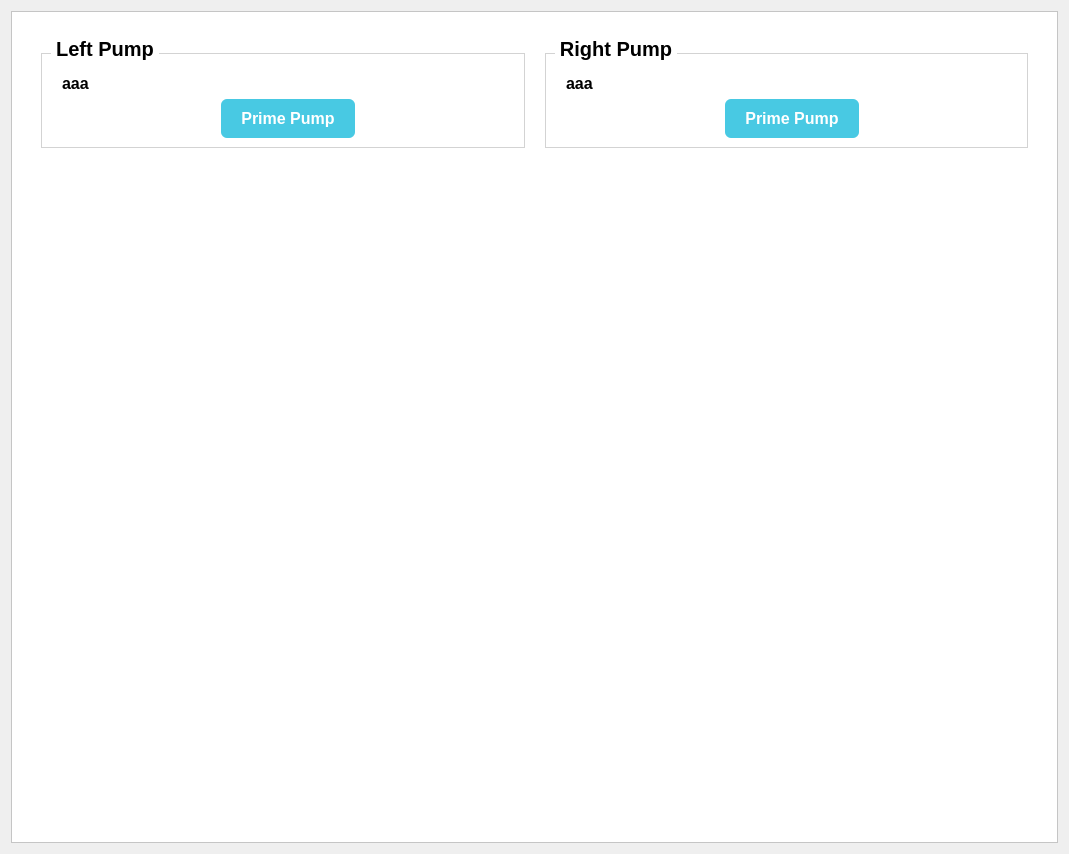
<?xml version="1.0" encoding="UTF-8"?>
<ui version="4.0">
 <class>Form</class>
 <widget class="QWidget" name="Form">
  <property name="geometry">
   <rect>
    <x>0</x>
    <y>0</y>
    <width>1069</width>
    <height>854</height>
   </rect>
  </property>
  <property name="windowTitle">
   <string>Form</string>
  </property>
  <layout class="QVBoxLayout" name="verticalLayout">
   <item>
    <widget class="QFrame" name="primePumpFrame">
     <property name="styleSheet">
      <string notr="true">background:#ffffff;
font-family:Nirmala UI;</string>
     </property>
     <property name="frameShape">
      <enum>QFrame::StyledPanel</enum>
     </property>
     <property name="frameShadow">
      <enum>QFrame::Raised</enum>
     </property>
     <layout class="QVBoxLayout" name="verticalLayout_13">
      <item>
       <layout class="QGridLayout" name="gridLayout_14">
        <property name="leftMargin">
         <number>20</number>
        </property>
        <property name="topMargin">
         <number>20</number>
        </property>
        <property name="rightMargin">
         <number>20</number>
        </property>
        <property name="bottomMargin">
         <number>10</number>
        </property>
        <property name="horizontalSpacing">
         <number>20</number>
        </property>
        <property name="verticalSpacing">
         <number>6</number>
        </property>
        <item row="0" column="1">
         <widget class="QGroupBox" name="FAB_11">
          <property name="sizePolicy">
           <sizepolicy hsizetype="Preferred" vsizetype="Maximum">
            <horstretch>0</horstretch>
            <verstretch>0</verstretch>
           </sizepolicy>
          </property>
          <property name="font">
           <font>
            <family>Nirmala UI</family>
            <pointsize>15</pointsize>
            <weight>87</weight>
            <bold>true</bold>
           </font>
          </property>
          <property name="styleSheet">
           <string notr="true">QGroupBox{
border:1px solid lightgrey;
font-weight: 700;
padding:10px 0px 0px 0px;
margin-top:12px;
font-family:Nirmala UI;
font-size:15pt
}
QGroupBox:title{
subcontrol-origin: margin;
left: 10px;
top:-4px;
margin:0px 2px 0px 2px
}
</string>
          </property>
          <property name="title">
           <string>Right Pump</string>
          </property>
          <property name="alignment">
           <set>Qt::AlignLeading|Qt::AlignLeft|Qt::AlignTop</set>
          </property>
          <property name="flat">
           <bool>false</bool>
          </property>
          <property name="checkable">
           <bool>false</bool>
          </property>
          <layout class="QVBoxLayout" name="verticalLayout_43">
           <property name="spacing">
            <number>6</number>
           </property>
           <property name="leftMargin">
            <number>20</number>
           </property>
           <property name="topMargin">
            <number>9</number>
           </property>
           <property name="bottomMargin">
            <number>9</number>
           </property>
           <item>
            <layout class="QHBoxLayout" name="horizontalLayout_47">
             <property name="spacing">
              <number>2</number>
             </property>
             <item alignment="Qt::AlignLeft">
              <widget class="QLabel" name="drugNameRightPrime">
               <property name="styleSheet">
                <string notr="true">font-weight:700;
font-size:12pt</string>
               </property>
               <property name="text">
                <string>aaa</string>
               </property>
              </widget>
             </item>
             <item>
              <spacer name="horizontalSpacer_17">
               <property name="orientation">
                <enum>Qt::Horizontal</enum>
               </property>
               <property name="sizeHint" stdset="0">
                <size>
                 <width>40</width>
                 <height>20</height>
                </size>
               </property>
              </spacer>
             </item>
            </layout>
           </item>
           <item alignment="Qt::AlignHCenter">
            <widget class="QPushButton" name="btnPrimePumpRightPrime">
             <property name="cursor">
              <cursorShape>PointingHandCursor</cursorShape>
             </property>
             <property name="styleSheet">
              <string notr="true">padding:10px 20px;
border:none;
background:#48C9E3;
color:white;
border-radius:6%;
font-size:12pt;
font-weight:700</string>
             </property>
             <property name="text">
              <string>Prime Pump</string>
             </property>
            </widget>
           </item>
          </layout>
         </widget>
        </item>
        <item row="0" column="0">
         <widget class="QGroupBox" name="FAB_10">
          <property name="sizePolicy">
           <sizepolicy hsizetype="Preferred" vsizetype="Maximum">
            <horstretch>0</horstretch>
            <verstretch>0</verstretch>
           </sizepolicy>
          </property>
          <property name="font">
           <font>
            <family>Nirmala UI</family>
            <pointsize>15</pointsize>
            <weight>87</weight>
            <bold>true</bold>
           </font>
          </property>
          <property name="styleSheet">
           <string notr="true">QGroupBox{
border:1px solid lightgrey;
font-weight: 700;
padding:10px 0px 0px 0px;
margin-top:12px;
font-family:Nirmala UI;
font-size:15pt
}
QGroupBox:title{
subcontrol-origin: margin;
left: 10px;
top:-4px;
margin:0px 2px 0px 2px
}
</string>
          </property>
          <property name="title">
           <string>Left Pump</string>
          </property>
          <property name="alignment">
           <set>Qt::AlignLeading|Qt::AlignLeft|Qt::AlignTop</set>
          </property>
          <property name="flat">
           <bool>false</bool>
          </property>
          <property name="checkable">
           <bool>false</bool>
          </property>
          <layout class="QVBoxLayout" name="verticalLayout_42">
           <property name="spacing">
            <number>6</number>
           </property>
           <property name="leftMargin">
            <number>20</number>
           </property>
           <property name="topMargin">
            <number>9</number>
           </property>
           <property name="bottomMargin">
            <number>9</number>
           </property>
           <item>
            <layout class="QHBoxLayout" name="horizontalLayout_46">
             <property name="spacing">
              <number>2</number>
             </property>
             <item alignment="Qt::AlignLeft">
              <widget class="QLabel" name="drugNameLeftPrime">
               <property name="styleSheet">
                <string notr="true">font-weight:700;
font-size:12pt</string>
               </property>
               <property name="text">
                <string>aaa</string>
               </property>
              </widget>
             </item>
             <item>
              <spacer name="horizontalSpacer_16">
               <property name="orientation">
                <enum>Qt::Horizontal</enum>
               </property>
               <property name="sizeHint" stdset="0">
                <size>
                 <width>40</width>
                 <height>20</height>
                </size>
               </property>
              </spacer>
             </item>
            </layout>
           </item>
           <item alignment="Qt::AlignHCenter">
            <widget class="QPushButton" name="btnPrimePumpLeftPrime">
             <property name="cursor">
              <cursorShape>PointingHandCursor</cursorShape>
             </property>
             <property name="styleSheet">
              <string notr="true">padding:10px 20px;
border:none;
background:#48C9E3;
color:white;
border-radius:6%;
font-size:12pt;
font-weight:700</string>
             </property>
             <property name="text">
              <string>Prime Pump</string>
             </property>
            </widget>
           </item>
          </layout>
         </widget>
        </item>
        <item row="2" column="0" colspan="2" alignment="Qt::AlignRight|Qt::AlignBottom">
         <widget class="QLabel" name="infoPrime">
          <property name="sizePolicy">
           <sizepolicy hsizetype="Preferred" vsizetype="Maximum">
            <horstretch>0</horstretch>
            <verstretch>0</verstretch>
           </sizepolicy>
          </property>
          <property name="text">
           <string/>
          </property>
         </widget>
        </item>
        <item row="1" column="0" colspan="2">
         <spacer name="verticalSpacer_10">
          <property name="orientation">
           <enum>Qt::Vertical</enum>
          </property>
          <property name="sizeHint" stdset="0">
           <size>
            <width>20</width>
            <height>40</height>
           </size>
          </property>
         </spacer>
        </item>
       </layout>
      </item>
     </layout>
    </widget>
   </item>
  </layout>
 </widget>
 <resources/>
 <connections/>
</ui>
